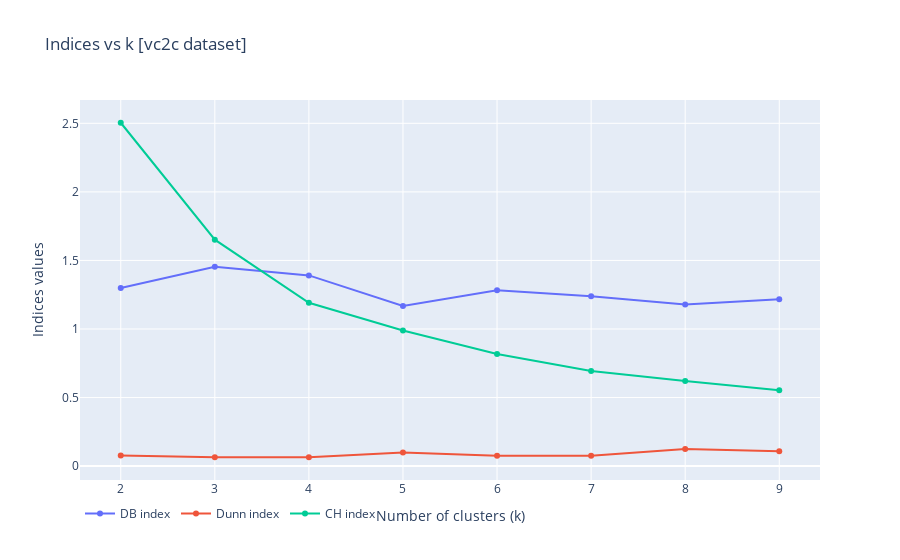
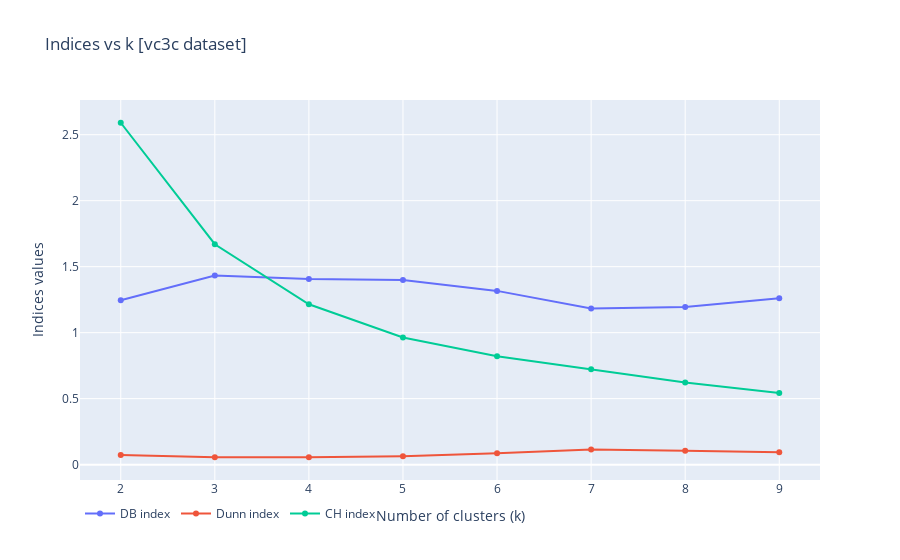
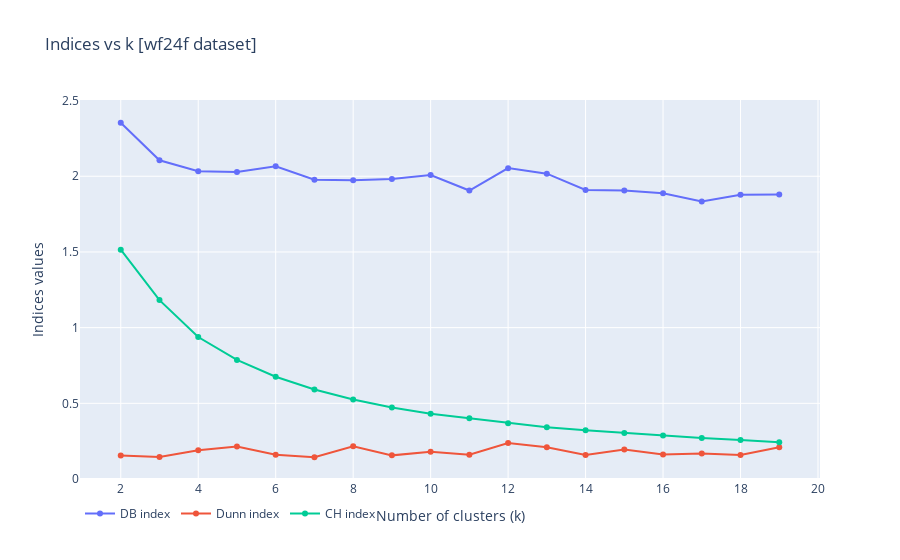
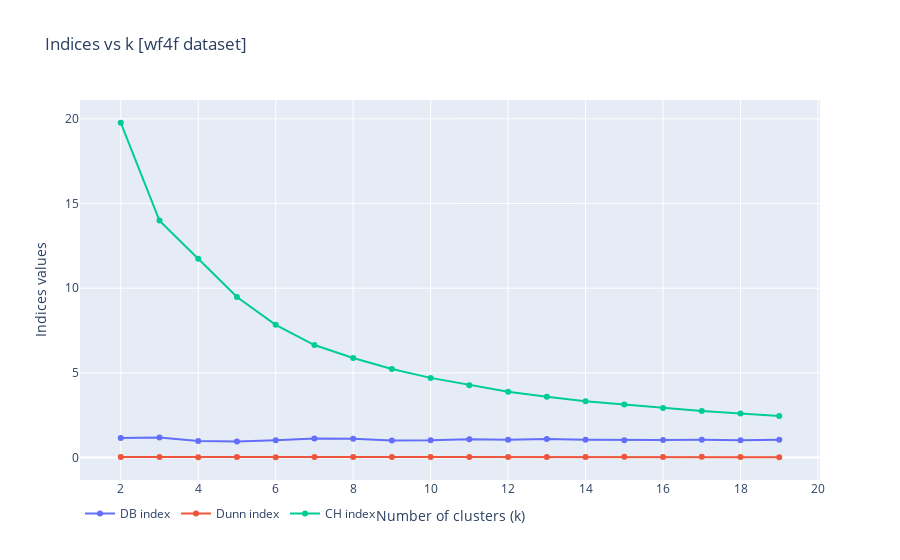

The code cell stored with these charts, in order, in its notebook:
### Code cell
from devcode.utils.visualization import plot_validation_indices

for dataset_name in datasets:
    plot_validation_indices(dataset_name, validation_indices)
    #plot_db(db[dataset_name], dataset_name)
    for index_name, results_vec in validation_indices.items():
        results = results_vec[dataset_name]
        k_opt = np.argmin(results) if index_name=='DB' else np.argmax(results)
        k_opt += 2
        print("K_opt for {} dataset using {} index: {}".format(
              dataset_name, index_name, k_opt))
        
    #print("K_opt for {} dataset is: {}".format(dataset_name, np.argmin(db[dataset_name])+2))

### Figure 1 — Plotly figure (JSON) as saved in the notebook; plotly's stock layout.template omitted (floating-point values rounded to 4 significant figures)
{"data": [{"mode": "lines+markers", "name": "DB index", "type": "scatter", "x": [2, 3, 4, 5, 6, 7, 8, 9], "y": [1.298, 1.453, 1.391, 1.167, 1.282, 1.24, 1.18, 1.217]}, {"mode": "lines+markers", "name": "Dunn index", "type": "scatter", "x": [2, 3, 4, 5, 6, 7, 8, 9], "y": [0.07685, 0.06461, 0.06461, 0.09941, 0.07559, 0.07559, 0.1246, 0.1079]}, {"mode": "lines+markers", "name": "CH index", "type": "scatter", "x": [2, 3, 4, 5, 6, 7, 8, 9], "y": [2.504, 1.651, 1.191, 0.9887, 0.8172, 0.6937, 0.6202, 0.5523]}], "layout": {"legend": {"orientation": "h", "y": -0.05}, "title": {"text": "Indices vs k [vc2c dataset]"}, "xaxis": {"title": {"text": "Number of clusters (k)"}}, "yaxis": {"title": {"text": "Indices values"}}}}

### Figure 2 — Plotly figure (JSON) as saved in the notebook; plotly's stock layout.template omitted (floating-point values rounded to 4 significant figures)
{"data": [{"mode": "lines+markers", "name": "DB index", "type": "scatter", "x": [2, 3, 4, 5, 6, 7, 8, 9], "y": [1.246, 1.432, 1.407, 1.399, 1.316, 1.182, 1.194, 1.261]}, {"mode": "lines+markers", "name": "Dunn index", "type": "scatter", "x": [2, 3, 4, 5, 6, 7, 8, 9], "y": [0.07317, 0.0559, 0.0559, 0.06344, 0.08621, 0.1151, 0.1055, 0.09382]}, {"mode": "lines+markers", "name": "CH index", "type": "scatter", "x": [2, 3, 4, 5, 6, 7, 8, 9], "y": [2.591, 1.67, 1.215, 0.9639, 0.8204, 0.7235, 0.6218, 0.5428]}], "layout": {"legend": {"orientation": "h", "y": -0.05}, "title": {"text": "Indices vs k [vc3c dataset]"}, "xaxis": {"title": {"text": "Number of clusters (k)"}}, "yaxis": {"title": {"text": "Indices values"}}}}

### Figure 3 — Plotly figure (JSON) as saved in the notebook; plotly's stock layout.template omitted (floating-point values rounded to 4 significant figures)
{"data": [{"mode": "lines+markers", "name": "DB index", "type": "scatter", "x": [2, 3, 4, 5, 6, 7, 8, 9, 10, 11, 12, 13, 14, 15, 16, 17, 18, 19], "y": [2.353, 2.105, 2.033, 2.028, 2.066, 1.977, 1.973, 1.982, 2.008, 1.906, 2.054, 2.017, 1.909, 1.905, 1.888, 1.833, 1.877, 1.879]}, {"mode": "lines+markers", "name": "Dunn index", "type": "scatter", "x": [2, 3, 4, 5, 6, 7, 8, 9, 10, 11, 12, 13, 14, 15, 16, 17, 18, 19], "y": [0.1555, 0.1455, 0.1907, 0.2147, 0.1606, 0.1438, 0.2163, 0.1563, 0.1805, 0.1602, 0.238, 0.2093, 0.1584, 0.1943, 0.1622, 0.1684, 0.1584, 0.2095]}, {"mode": "lines+markers", "name": "CH index", "type": "scatter", "x": [2, 3, 4, 5, 6, 7, 8, 9, 10, 11, 12, 13, 14, 15, 16, 17, 18, 19], "y": [1.515, 1.182, 0.938, 0.7868, 0.6754, 0.5916, 0.5255, 0.4719, 0.4314, 0.4012, 0.3677, 0.3423, 0.3222, 0.3038, 0.2868, 0.2707, 0.2585, 0.2431]}], "layout": {"legend": {"orientation": "h", "y": -0.05}, "title": {"text": "Indices vs k [wf24f dataset]"}, "xaxis": {"title": {"text": "Number of clusters (k)"}}, "yaxis": {"title": {"text": "Indices values"}}}}

### Figure 4 — Plotly figure (JSON) as saved in the notebook; plotly's stock layout.template omitted (floating-point values rounded to 4 significant figures)
{"data": [{"mode": "lines+markers", "name": "DB index", "type": "scatter", "x": [2, 3, 4, 5, 6, 7, 8, 9, 10, 11, 12, 13, 14, 15, 16, 17, 18, 19], "y": [1.147, 1.189, 0.9782, 0.9527, 1.015, 1.118, 1.108, 1.012, 1.017, 1.086, 1.05, 1.096, 1.048, 1.02, 1.031, 1.046, 1.018, 1.051]}, {"mode": "lines+markers", "name": "Dunn index", "type": "scatter", "x": [2, 3, 4, 5, 6, 7, 8, 9, 10, 11, 12, 13, 14, 15, 16, 17, 18, 19], "y": [0.02682, 0.03261, 0.02006, 0.03433, 0.02337, 0.02656, 0.0307, 0.03043, 0.02847, 0.02849, 0.02941, 0.03524, 0.03775, 0.03948, 0.02744, 0.04284, 0.03707, 0.01656]}, {"mode": "lines+markers", "name": "CH index", "type": "scatter", "x": [2, 3, 4, 5, 6, 7, 8, 9, 10, 11, 12, 13, 14, 15, 16, 17, 18, 19], "y": [19.77, 13.99, 11.74, 9.483, 7.835, 6.644, 5.875, 5.223, 4.704, 4.272, 3.883, 3.595, 3.33, 3.131, 2.922, 2.752, 2.595, 2.449]}], "layout": {"legend": {"orientation": "h", "y": -0.05}, "title": {"text": "Indices vs k [wf4f dataset]"}, "xaxis": {"title": {"text": "Number of clusters (k)"}}, "yaxis": {"title": {"text": "Indices values"}}}}
